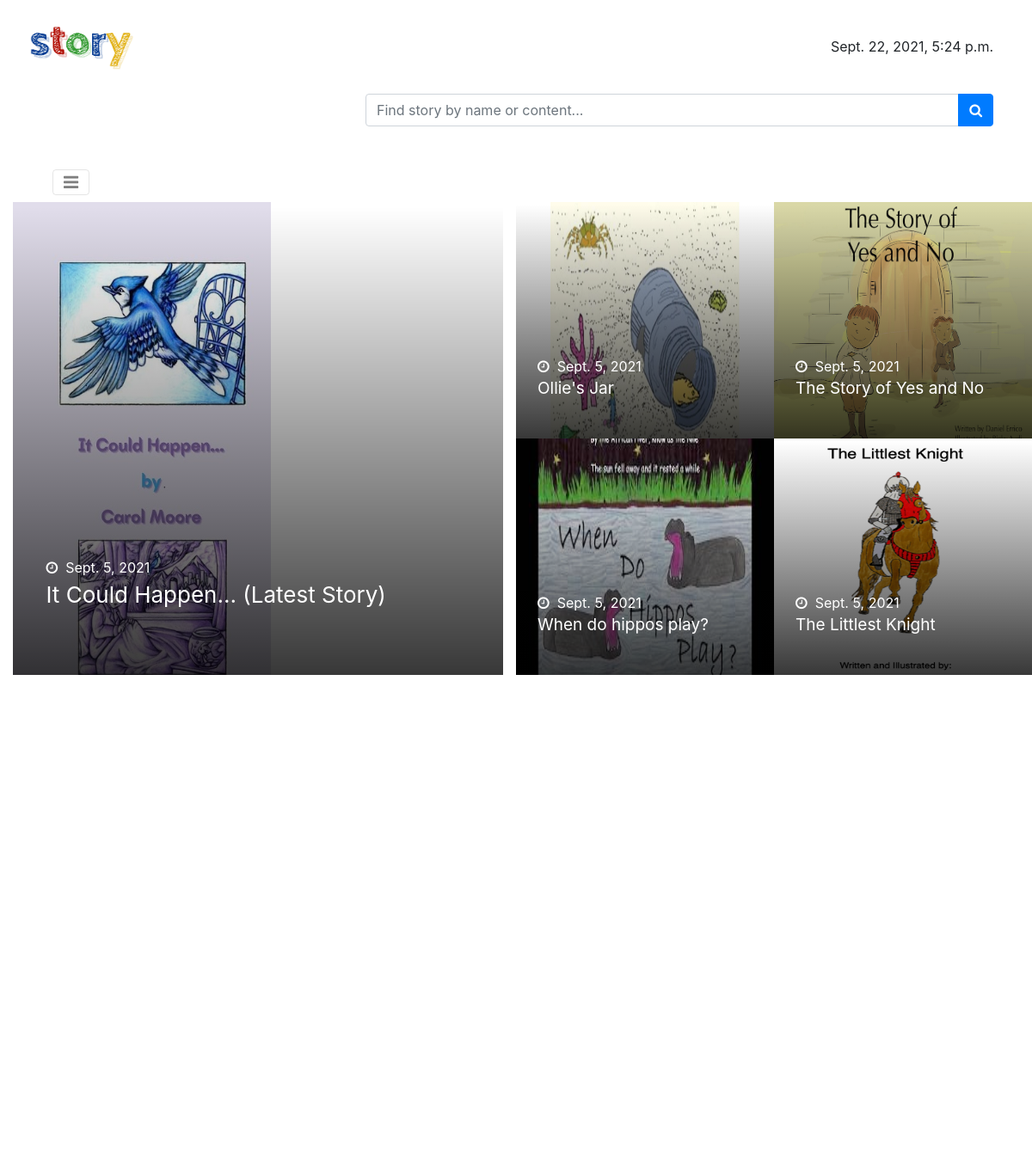
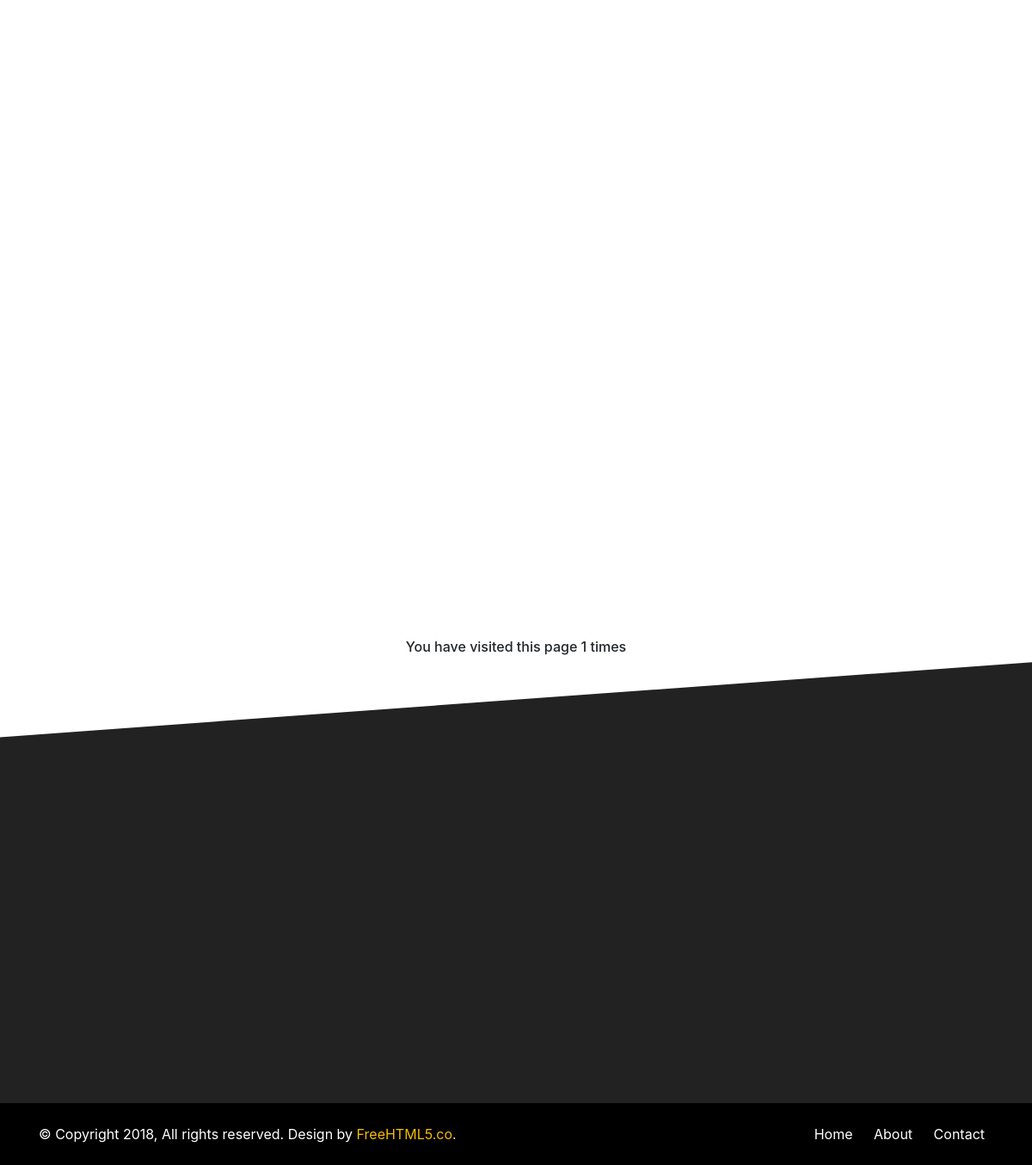
The page / on the database its author committed (2 pictures, top to bottom).
### stories/models.py (models this page shows, shortened)
class Story(models.Model):
    category = models.ForeignKey(Category, on_delete=models.PROTECT)
    name = models.CharField(max_length=250, unique=True)
    author = models.CharField(max_length=250)
    url = models.URLField(null=True)
    content = RichTextUploadingField()
    public_day = models.DateField(default=datetime.date.today)
    image = models.ImageField(upload_to="stories/images", default="stories/images/default.jpg")

### stories/views.py (the view)
# urls.py: path('', views.index, name='index'),
def index(request):
    value = 1
    if request.COOKIES.get('visits'):
        value = int(request.COOKIES.get('visits'))
    last_visit = request.session.get('last_visit', now.strftime('%B %d, %Y %I:%M %p'))
    request.session['last_visit'] = now.strftime('%B %d, %Y %I:%M %p')
    young_children = Story.objects.filter(category=1).order_by("-id")
    older_children = Story.objects.filter(category=2).order_by("-id")
    context = {'young': young_children, 'older': older_children,
               'visits': value, 'last_visit': last_visit}
    response = render(request, "stories/index.html", context)
    if value != 1:
        response.set_cookie('visits', value+1)
    else:
        response.set_cookie('visits', value)
    return response

### stories/context_processors.py (called while the page is built)
def stories_processor(request):
    return {
        'now': now,
        'today': now,
        'd1': d1,
        'story_list': story_list,
        'newest': newest,
        'next_4_newest': next_4_newest,
        'newest_4': newest_4,
        'most_viewed_stories': most_viewed_stories,
    }

### stories/templates/stories/index.html (shortened to what this page needs)
{% extends 'stories/base.html' %}
{% load static %}
{% block content %}
<div class="container-fluid paddding mb-5">
    <div class="row mx-0">
        {% if newest %}
        <div class="col-md-6 col-12 padding animate-box" data-animate-effect="fadeIn">
            <div class="fh5co_suceefh5co_height"><img src="{{ newest.image.url }}" alt="{{ newest.name }}"/>
                <div class="fh5co_suceefh5co_height_position_absolute"></div>
                <div class="fh5co_suceefh5co_height_position_absolute_font">
                    <div class=""><a href="#" class="color_fff"> <i class="fa fa-clock-o"></i>&nbsp;&nbsp;{{ newest.public_day }}
                    </a></div>
                    <div class=""><a href="{% url 'stories:story.html' newest.pk %}" class="fh5co_good_font"> {{ newest.name }} (Latest Story)</a></div>
                </div>
            </div>
        </div>
        {% endif %}
        {% if next_4_newest %}
        <div class="col-md-6">
            <div class="row">
                {% for story in next_4_newest %}
                    <div class="col-md-6 col-6 paddding animate-box" data-animate-effect="fadeIn">
                        <div class="fh5co_suceefh5co_height_2"><img src="{{ story.image.url }}" alt="{{ story.name }}"/>
                            <div class="fh5co_suceefh5co_height_position_absolute"></div>
                            <div class="fh5co_suceefh5co_height_position_absolute_font_2">
                                <div class=""><a href="#" class="color_fff"> <i class="fa fa-clock-o"></i>&nbsp;&nbsp;{{ story.public_day }} </a></div>
                                <div class=""><a href="{% url 'stories:story.html' story.pk %}" class="fh5co_good_font_2">{{ story.name }}</a></div>
                            </div>
                        </div>
                    </div>
                {% endfor %}
            </div>
        </div>
        {% endif %}
    </div>
</div>
<div class="container-fluid pt-3">
</div>
<div class="container-fluid pb-4 pt-5">
</div>
<div class="container-fluid fh5co_video_news_bg pb-4">
</div>
<div class="container-fluid">
    <div class="d-flex justify-content-center">
        <h6>You have visited this page {{ visits }} times</h6>
    </div>
</div>
{% endblock content %}

### stories/templates/stories/base.html (shortened to what this page needs)
<!DOCTYPE html>
{% load static %}
<html lang="en" class="no-js">
<head>
    <link href='{% static "stories/css/media_query.css" %}' rel="stylesheet" type="text/css"/>
    <link href='{% static "stories/css/bootstrap.css" %}' rel="stylesheet" type="text/css"/>
    <link href="https://maxcdn.bootstrapcdn.com/font-awesome/4.7.0/css/font-awesome.min.css" rel="stylesheet"
>
    <link href='{% static "stories/css/animate.css"%}' rel="stylesheet" type="text/css"/>
    <link href='{% static "stories/css/owl.carousel.css"%}' rel="stylesheet" type="text/css"/>
    <link href='{% static "stories/css/owl.theme.default.css"%}' rel="stylesheet" type="text/css"/>
    <link href='{% static "stories/css/style_1.css"%}' rel="stylesheet" type="text/css"/>
</head>
<body>
<div class="container-fluid">
    <div class="container">
        <div class="row">
            <div class="col-12 col-md-3 fh5co_padding_menu">
                <img src='{% static "stories/images/story_logo.png" %}' alt="img" class="fh5co_logo_width"/>
            </div>
            <div class="col-12 col-md-9 align-self-center fh5co_mediya_right">
				<div class="text-center d-inline-block ml-auto">
                    <a style="font-size: 16px">  {{today}} </a>
                </div>
            </div>
            <div class="col-12 col-md-8 align-self-center fh5co_mediya_right ml-auto">
                <form action="{% url 'stories:search.html' %}" method='GET'>
                    <div class="input-group">
                        <input type="text" placeholder="Find story by name or content..." value="{{ search_str }}" class="form-control" name="name">
                        <div class="input-group-append">
                            <button class="btn btn-primary" type="submit">
                                <i class="fa fa-search"></i>
                            </button>
                        </div>
                    </div>
                </form>
            </div>
        </div>
    </div>
</div>
<div class="container-fluid bg-faded fh5co_padd_mediya padding_786">
    <div class="container padding_786">
        <nav class="navbar navbar-toggleable-md navbar-light ">
            <button class="navbar-toggler navbar-toggler-right mt-3" type="button" data-toggle="collapse"
                    data-target="#navbarSupportedContent" aria-controls="navbarSupportedContent" aria-expanded="false"
                    aria-label="Toggle navigation"><span class="fa fa-bars"></span></button>
        </nav>
    </div>
</div>
{% block content %}
{% endblock content %}
<div class="container-fluid fh5co_footer_bg pb-3">
</div>
<div class="container-fluid fh5co_footer_right_reserved">
    <div class="container">
        <div class="row  ">
            <div class="col-12 col-md-6 py-4 Reserved"> © Copyright 2018, All rights reserved. Design by <a href="https://freehtml5.co" title="Free HTML5 Bootstrap templates">FreeHTML5.co</a>. </div>
            <div class="col-12 col-md-6 spdp_right py-4">
                <a href="{% url 'stories:index' %}" class="footer_last_part_menu">Home</a>
                <a href="{% url 'stories:contact.html' %}" class="footer_last_part_menu">About</a>
                <a href="{% url 'stories:contact.html' %}" class="footer_last_part_menu">Contact</a>
            </div>
        </div>
    </div>
</div>
</body>
</html>

### stories/static/stories/css/style_1.css (style rules this page uses)
a,a:hover { color:#f5bc04 }
.color_fff { color:#fff !important }
.fh5co_logo_width { width:130px }
.fh5co_mediya_right { text-align:right }
.fh5co_padding_menu { padding:20px 0 }
.fh5co_padd_mediya { padding-top:10px }
.fh5co_suceefh5co_height { height:550px;overflow:hidden;width:100%;position:relative }
.fh5co_suceefh5co_height>img { height:560px;width:100% }
.paddding { padding-left:0 !important;padding-right:0 !important }
.fh5co_suceefh5co_height_position_absolute { position:absolute;width:100%;height:100%;background:-moz-linear-gradient(top, transparent 0%, transparent 1%, rgba(0,0,0,0.78) 100%);background:-webkit-linear-gradient(top, transparent 0%, transparent 1%, rgba(0,0,0,0.78) 100%);background:linear-gradient(to bottom, transparent 0%, transparent 1%, rgba(0,0,0,0.78) 100%);z-index:5;top:0 }
.fh5co_suceefh5co_height_position_absolute_font { position:absolute;width:100%;height:100%;color:#fff;z-index:7;top:75%;left:5%;padding:0 10px }
.fh5co_good_font { color:#fff;font-size:26px;word-wrap:break-word }
.fh5co_suceefh5co_height_2 { height:275px;overflow:hidden;width:100%;position:relative }
.fh5co_suceefh5co_height_2>img { height:300px;width:100% }
.fh5co_good_font_2 { font-size:19px;color:#fff;word-wrap:break-word;text-decoration:none }
.fh5co_suceefh5co_height_position_absolute_font_2 { position:absolute;width:100%;height:100%;color:#fff;z-index:7;top:65%;left:5%;padding:0 10px }
.fh5co_video_news_bg { background-size:cover }
.fh5co_footer_bg { background:#222;color:#fff;-webkit-clip-path:polygon(0 17%, 100% 0, 100% 100%, 0% 100%);clip-path:polygon(0 17%, 100% 0, 100% 100%, 0% 100%) }
.fh5co_footer_right_reserved { background:#000 !important;color:#fff !important }
.footer_last_part_menu { color:#fff !important;padding:0 10px }
.spdp_right { text-align:right }
.js .animate-box { opacity:0 }
img { max-width: 300px !important; }

### rows shown on the page
Story: image (picture), public_day "Sept. 5, 2021", name "It Could Happen..."
Story: image (picture), public_day "Sept. 5, 2021", name "Ollie's Jar"
Story: image (picture), public_day "Sept. 5, 2021", name "The Story of Yes and No"
Story: image (picture), public_day "Sept. 5, 2021", name "When do hippos play?"
Story: image (picture), public_day "Sept. 5, 2021", name "The Littlest Knight"

### other values the page prints
{{ visits }} "1"
